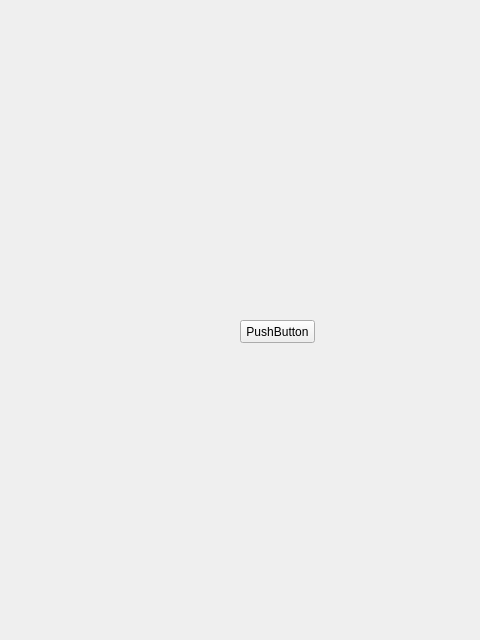
<?xml version="1.0" encoding="UTF-8"?>
<ui version="4.0">
 <class>Form</class>
 <widget class="QWidget" name="Form">
  <property name="geometry">
   <rect>
    <x>0</x>
    <y>0</y>
    <width>480</width>
    <height>640</height>
   </rect>
  </property>
  <property name="windowTitle">
   <string>Form</string>
  </property>
  <widget class="QPushButton" name="login_button">
   <property name="geometry">
    <rect>
     <x>240</x>
     <y>320</y>
     <width>75</width>
     <height>23</height>
    </rect>
   </property>
   <property name="text">
    <string>PushButton</string>
   </property>
  </widget>
 </widget>
 <resources/>
 <connections/>
</ui>
